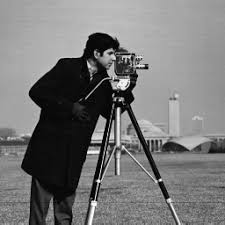
#> input picture ImageProcessing/images/cameraman.jpg, 225 x 225 px, found by its file name
$ python '基于方向梯度直方图的特征提取.py'   (older library calls are emulated)
#> lines starting #> are read from the running program, lines starting #| are printed output that depends on the picture
#%%
# -*- coding UTF-8 -*-
'''
@Project : TensorflowStudy
@File : 基于方向梯度直方图的特征提取.py
@Author : chenbei
@Date : 2021/9/10 16:16
'''
import matplotlib.pyplot as plt
from matplotlib.pylab import mpl
import os
import skimage.io, skimage.feature, skimage.exposure
import skimage
plt.rcParams['font.sans-serif'] = ['Times New Roman']  # 设置字体风格,必须在前然后设置显示中文
mpl.rcParams['font.size'] = 10.5  # 图片字体大小
mpl.rcParams['font.sans-serif'] = ['SimHei']  # 显示中文的命令
mpl.rcParams['axes.unicode_minus'] = False  # 显示负号的命令
mpl.rcParams['agg.path.chunksize'] = 10000
plt.rcParams['figure.figsize'] = (7.8, 3.8)  # 设置figure_size尺寸
plt.rcParams['savefig.dpi'] = 600  # 图片像素
plt.rcParams['figure.dpi'] = 600  # 分辨率
root = os.path.join(os.getcwd(), "ImageProcessing")
img_dir = os.path.join(root, "images")
def plot_im1_im2(im1,im2,title1="original",title2="reconstruction"):
    fig = plt.figure()
    plt.gray()
    ax1 = fig.add_subplot(121)
    ax2 = fig.add_subplot(122)
    ax1.imshow(im1),ax2.imshow(im2)
    ax1.set_title(title1,size=12),ax2.set_title(title2,size=12)
    ax1.set_axis_off(),ax2.set_axis_off()
    fig.show()
im = skimage.io.imread(img_dir+r"\cameraman.jpg")
#> im is the input picture: shape (225, 225, 3); min 0, max 255, mean 118.8
# out = (n_blocks_row, n_blocks_col, n_cells_row, n_cells_col, n_orient)
out , HoG = skimage.feature.hog(im,orientations=8,
                               pixels_per_cell=(16,16),
                               cells_per_block=(1,1),
                               visualize=True,
                               multichannel=True,
                                feature_vector=False)
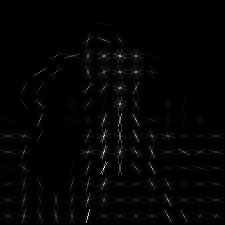
#> HoG: shape (225, 225) float64; min 0, max 68.88, mean 1; drawn with min black and max white
# HoG是float类型，输出默认会将HoG的最大值作为1.0，并以此为基准去缩放其他像素
HoG_rescaled_default = skimage.exposure.rescale_intensity(HoG)
# 当修改in_range=(0,20)时，凡是大于20的均为1.0
HoG_rescaled_inrange = skimage.exposure.rescale_intensity(HoG,in_range=(0,20)) # 提高对比度曝光
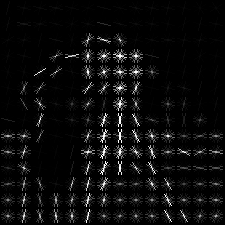
#> HoG_rescaled_inrange: shape (225, 225) float64; min 0, max 1, mean 0.0478
plot_im1_im2(HoG_rescaled_default,HoG_rescaled_inrange)
#> in plot_im1_im2, `fig.show()`:
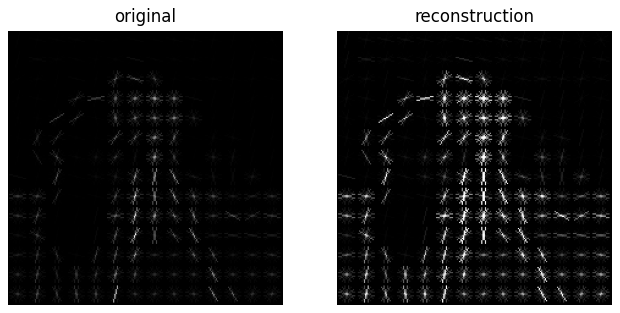
#> figure drawn by matplotlib, 2 panels

#%%
import numpy as np

$ run again, with ImageProcessing/images/einstein.jpg copied over ImageProcessing/images/cameraman.jpg
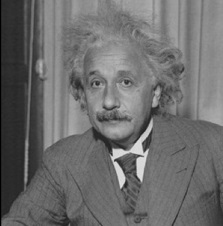
#> input picture ImageProcessing/images/einstein.jpg, 223 x 226 px, found by its file name
#> im is the input picture: shape (226, 223, 3); min 0, max 227, mean 108.6
#> `HoG_rescaled_inrange = skimage.exposure.rescale_intensity(HoG,in_range..`:
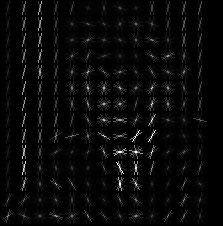
#> HoG_rescaled_inrange: shape (226, 223) float64; min 0, max 1, mean 0.0339
#> in plot_im1_im2, `fig.show()`:
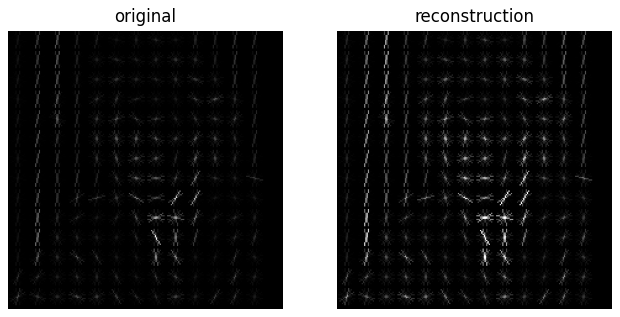
#> figure drawn by matplotlib, 2 panels
